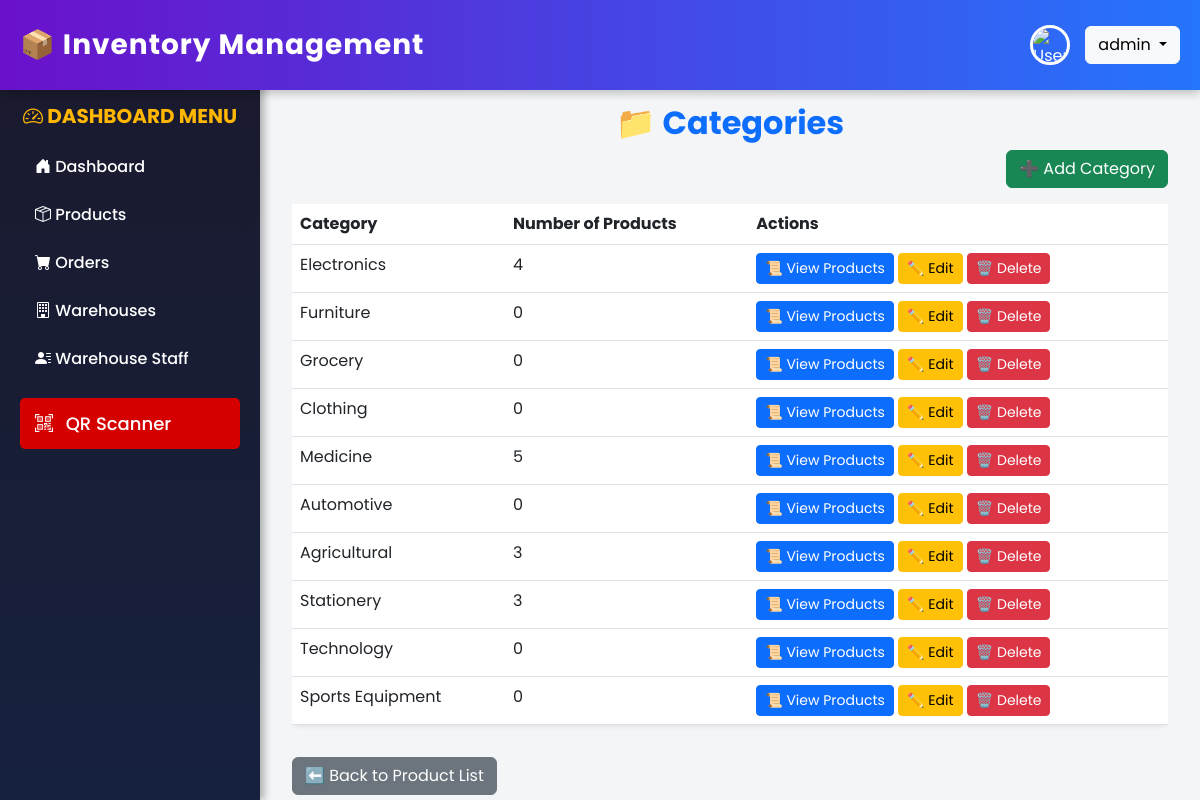
Page /categories/ (signed in) on the committed database.
### inventory/models.py (models this page shows, shortened)
class Category(models.Model):
    name = models.CharField(max_length=255, unique=True)

### inventory/views.py (the view)
# urls.py: path("categories/", views.category_list, name="category_list"),
def category_list(request):
    categories = Category.objects.annotate(product_count=Count("product"))
    return render(request, "inventory/category/category_list.html", {"categories": categories})

### inventory/templates/inventory/category/category_list.html
{% extends 'inventory/base.html' %} {% block content %}
<div class="container">
  <h2 class="mt-4 fw-bold text-primary text-center">📁 Categories</h2>
  <div class="d-flex justify-content-end mb-3">
    <a href="{% url 'inventory:add_category' %}" class="btn btn-success">
      ➕ Add Category
    </a>
  </div>
  <div class="table-responsive">
    <table class="table table-hover shadow-sm rounded-3">
      <thead
        class="text-white"
        style="background: linear-gradient(135deg, #6a11cb, #2575fc)"
      >
        <tr>
          <th>Category</th>
          <th>Number of Products</th>
          <th>Actions</th>
        </tr>
      </thead>
      <tbody>
        {% for category in categories %}
        <tr>
          <td>{{ category.name }}</td>
          <td>{{ category.product_count }}</td>
          <td>
            <a
              href="{% url 'inventory:category_products' category.id %}"
              class="btn btn-primary btn-sm"
            >
              📜 View Products
            </a>
            <a
              href="{% url 'inventory:edit_category' category.id %}"
              class="btn btn-warning btn-sm"
            >
              ✏️ Edit
            </a>
            <a
              href="{% url 'inventory:delete_category' category.id %}"
              class="btn btn-danger btn-sm"
            >
              🗑️ Delete
            </a>
          </td>
        </tr>
        {% empty %}
        <tr>
          <td colspan="3" class="text-center">No categories available.</td>
        </tr>
        {% endfor %}
      </tbody>
    </table>
  </div>
  <a href="{% url 'inventory:product_list' %}" class="btn btn-secondary mt-3">
    ⬅️ Back to Product List
  </a>
</div>
{% endblock %}

### inventory/templates/inventory/base.html (style rules this page uses)
body { font-family: "Poppins", sans-serif; display: flex; flex-direction: column; height: 100vh; overflow-x: hidden; background-color: #f4f5f7; }

### rows in the picture
Category: name "Electronics", product_count "4"
Category: name "Furniture", product_count "0"
Category: name "Grocery", product_count "0"
Category: name "Clothing", product_count "0"
Category: name "Medicine", product_count "5"
Category: name "Automotive", product_count "0"
Category: name "Agricultural", product_count "3"
Category: name "Stationery", product_count "3"
Category: name "Technology", product_count "0"
Category: name "Sports Equipment", product_count "0"

### other values in the picture
{{ request.session.user_name }} "admin"
